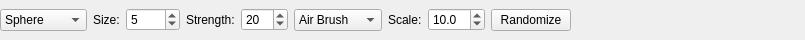
<?xml version="1.0" encoding="UTF-8"?>
<ui version="4.0">
 <class>BrushEditor</class>
 <widget class="QWidget" name="BrushEditor">
  <property name="geometry">
   <rect>
    <x>0</x>
    <y>0</y>
    <width>805</width>
    <height>40</height>
   </rect>
  </property>
  <property name="sizePolicy">
   <sizepolicy hsizetype="Preferred" vsizetype="Preferred">
    <horstretch>0</horstretch>
    <verstretch>0</verstretch>
   </sizepolicy>
  </property>
  <property name="windowTitle">
   <string>Form</string>
  </property>
  <layout class="QHBoxLayout" name="horizontalLayout">
   <property name="leftMargin">
    <number>0</number>
   </property>
   <property name="topMargin">
    <number>8</number>
   </property>
   <property name="rightMargin">
    <number>0</number>
   </property>
   <property name="bottomMargin">
    <number>8</number>
   </property>
   <item>
    <widget class="QComboBox" name="shapeSelect">
     <property name="toolTip">
      <string>Tip Shape</string>
     </property>
     <item>
      <property name="text">
       <string>Sphere</string>
      </property>
     </item>
     <item>
      <property name="text">
       <string>Cylinder</string>
      </property>
     </item>
     <item>
      <property name="text">
       <string>Square</string>
      </property>
     </item>
     <item>
      <property name="text">
       <string>Cone</string>
      </property>
     </item>
     <item>
      <property name="text">
       <string>Bell</string>
      </property>
     </item>
     <item>
      <property name="text">
       <string>Mountains</string>
      </property>
     </item>
    </widget>
   </item>
   <item>
    <widget class="LabelSlider" name="brushSizeLabel">
     <property name="text">
      <string>Size:</string>
     </property>
     <property name="buddy">
      <cstring>brushSize</cstring>
     </property>
    </widget>
   </item>
   <item>
    <widget class="QSpinBox" name="brushSize">
     <property name="minimum">
      <number>1</number>
     </property>
     <property name="maximum">
      <number>1000</number>
     </property>
     <property name="value">
      <number>5</number>
     </property>
    </widget>
   </item>
   <item>
    <widget class="LabelSlider" name="strengthLabel">
     <property name="text">
      <string>Strength:</string>
     </property>
     <property name="buddy">
      <cstring>strength</cstring>
     </property>
    </widget>
   </item>
   <item>
    <widget class="QSpinBox" name="strength">
     <property name="minimum">
      <number>1</number>
     </property>
     <property name="maximum">
      <number>100</number>
     </property>
     <property name="value">
      <number>20</number>
     </property>
    </widget>
   </item>
   <item>
    <widget class="QComboBox" name="pressureMode">
     <property name="toolTip">
      <string>Pressure Mode</string>
     </property>
     <property name="currentText">
      <string>Air Brush</string>
     </property>
     <item>
      <property name="text">
       <string>Air Brush</string>
      </property>
     </item>
     <item>
      <property name="text">
       <string>Constant</string>
      </property>
     </item>
     <item>
      <property name="text">
       <string>Adjustable</string>
      </property>
     </item>
    </widget>
   </item>
   <item>
    <widget class="LabelSlider" name="scaleLabel">
     <property name="text">
      <string>Scale:</string>
     </property>
     <property name="buddy">
      <cstring>strength</cstring>
     </property>
    </widget>
   </item>
   <item>
    <widget class="QDoubleSpinBox" name="scaleField">
     <property name="decimals">
      <number>1</number>
     </property>
     <property name="minimum">
      <double>0.100000000000000</double>
     </property>
     <property name="value">
      <double>10.000000000000000</double>
     </property>
    </widget>
   </item>
   <item>
    <widget class="QPushButton" name="randomizeButton">
     <property name="text">
      <string>Randomize</string>
     </property>
    </widget>
   </item>
   <item>
    <spacer name="horizontalSpacer">
     <property name="orientation">
      <enum>Qt::Horizontal</enum>
     </property>
     <property name="sizeHint" stdset="0">
      <size>
       <width>292</width>
       <height>20</height>
      </size>
     </property>
    </spacer>
   </item>
  </layout>
 </widget>
 <customwidgets>
  <customwidget>
   <class>LabelSlider</class>
   <extends>QLabel</extends>
   <header>labelslider.h</header>
  </customwidget>
 </customwidgets>
 <resources/>
 <connections/>
</ui>
